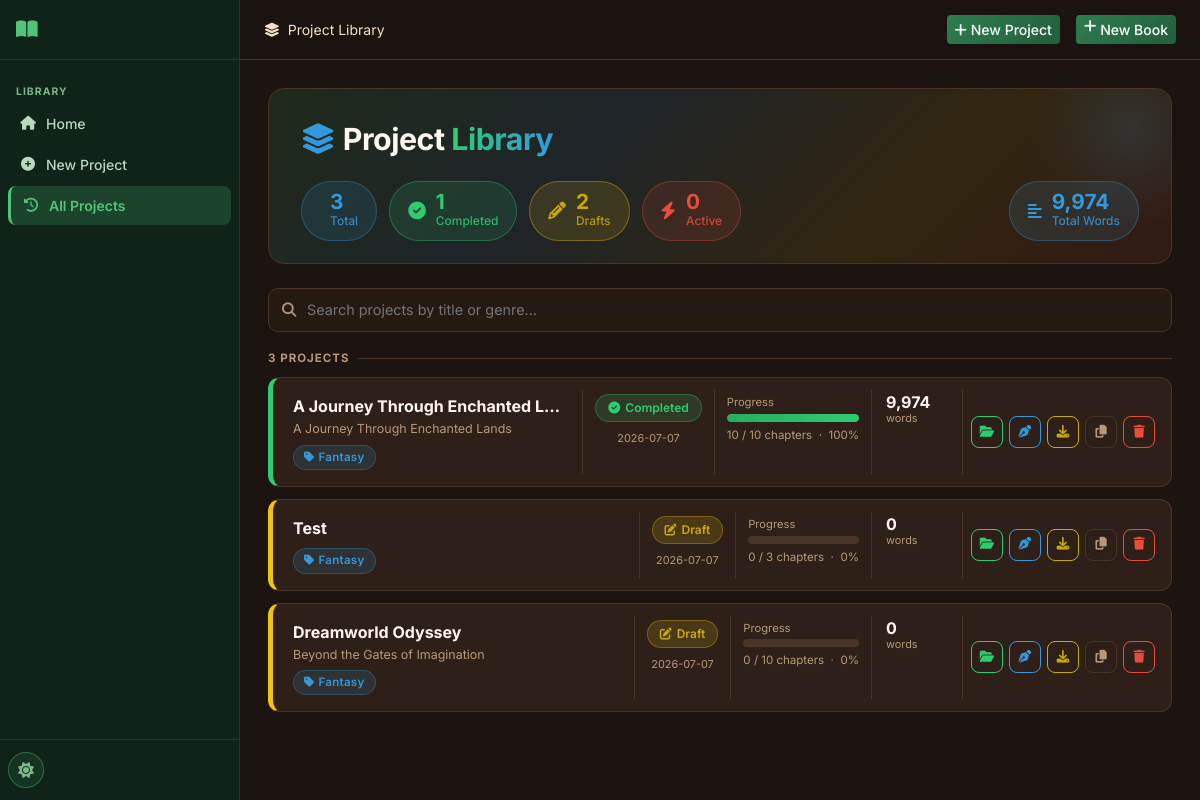
The app's page /history with its own data.
### tables this page shows
CREATE TABLE projects (
    id INTEGER PRIMARY KEY AUTOINCREMENT,
    title TEXT NOT NULL,
    subtitle TEXT DEFAULT '',
    genre TEXT DEFAULT 'Fantasy',
    audience TEXT DEFAULT 'Adult',
    description TEXT DEFAULT '',
    language TEXT DEFAULT 'English',
    story_type TEXT DEFAULT 'Novel',
    writing_style TEXT DEFAULT 'Descriptive',
    point_of_view TEXT DEFAULT 'Third Person Limited',
    tense TEXT DEFAULT 'Past',
    tone TEXT DEFAULT 'Adventurous',
    num_chapters INTEGER DEFAULT 10,
    words_per_chapter INTEGER DEFAULT 2000,
    creativity_level TEXT DEFAULT 'balanced',
    temperature REAL DEFAULT 0.7,
    top_p REAL DEFAULT 0.9,
    max_tokens INTEGER DEFAULT 4096,
    status TEXT DEFAULT 'draft',
    current_chapter INTEGER DEFAULT 0,
    total_words INTEGER DEFAULT 0,
    cover_prompt TEXT DEFAULT '',
    include_images INTEGER DEFAULT 0,
    images_per_chapter INTEGER DEFAULT 1,
    image_style TEXT DEFAULT 'Realistic',
    created_at TIMESTAMP DEFAULT CURRENT_TIMESTAMP,
    updated_at TIMESTAMP DEFAULT CURRENT_TIMESTAMP
);

### routes/main.py (the view)
@bp.route('/history')
def history():
    db = get_db()
    projects = db.execute('SELECT * FROM projects ORDER BY updated_at DESC').fetchall()
    return render_template('history.html', projects=projects)

### database/__init__.py (called while the page is built)
def get_db():
    if 'db' not in g:
        db_path = current_app.config['DATABASE']
        os.makedirs(os.path.dirname(db_path), exist_ok=True)
        g.db = sqlite3.connect(db_path)
        g.db.row_factory = sqlite3.Row
        g.db.execute('PRAGMA foreign_keys = ON')
        g.db.execute('PRAGMA journal_mode = WAL')
    return g.db

### utils/helpers.py (called while the page is built)
def get_setting(db, key, default=''):
    row = db.execute('SELECT value FROM settings WHERE key = ?', (key,)).fetchone()
    return row['value'] if row else default

### templates/history.html (shortened to what this page needs)
{% extends "base.html" %}
{% block breadcrumb %}<i class="fas fa-layer-group me-2"></i>Project Library{% endblock %}
{% block topnav_actions %}
<a href="{{ url_for('projects.new_project') }}" class="btn btn-primary btn-sm me-2">
  <i class="fas fa-plus me-1"></i>New Project
</a>
{% endblock %}
{% block content %}
{% set total     = projects | length %}
{% set completed = projects | selectattr('status', 'equalto', 'completed') | list | length %}
{% set drafts    = projects | selectattr('status', 'equalto', 'draft')     | list | length %}
{% set active    = projects | rejectattr('status', 'in', ['completed','draft']) | list | length %}
{% set total_words = projects | sum(attribute='total_words') %}
<div class="lib-hero">
  <div class="lib-hero-title"><i class="fas fa-layer-group me-2" style="color:var(--hl-blue)"></i>Project <span>Library</span></div>
  <div class="stat-pills">
    <div class="stat-pill sp-blue">
      <div><div class="sp-num">{{ total }}</div><div class="sp-label">Total</div></div>
    </div>
    <div class="stat-pill sp-green">
      <i class="fas fa-check-circle" style="font-size:1.1rem"></i>
      <div><div class="sp-num">{{ completed }}</div><div class="sp-label">Completed</div></div>
    </div>
    <div class="stat-pill sp-lemon">
      <i class="fas fa-pencil-alt" style="font-size:1.1rem"></i>
      <div><div class="sp-num">{{ drafts }}</div><div class="sp-label">Drafts</div></div>
    </div>
    <div class="stat-pill sp-red">
      <i class="fas fa-bolt" style="font-size:1.1rem"></i>
      <div><div class="sp-num">{{ active }}</div><div class="sp-label">Active</div></div>
    </div>
    <div class="stat-pill sp-blue" style="margin-left:auto">
      <i class="fas fa-align-left" style="font-size:1rem"></i>
      <div><div class="sp-num">{{ '{:,}'.format(total_words) }}</div><div class="sp-label">Total Words</div></div>
    </div>
  </div>
</div>
{% if projects %}
<div class="lib-search-wrap">
  <i class="fas fa-search"></i>
  <input class="lib-search" id="libSearch" type="text" placeholder="Search projects by title or genre…" oninput="filterCards()">
</div>
<div class="lib-section-label">{{ total }} Project{{ 's' if total != 1 }}</div>
<div class="project-cards" id="projectCards">
  {% for p in projects %}
  {% set pct = (p.current_chapter / p.num_chapters * 100) | int if p.num_chapters else 0 %}
  {% set sc = 'sc-' + p.status if p.status in ['completed','draft','generating','paused'] else 'sc-default' %}
  {% set pb = 'pb-' + p.status if p.status in ['completed','draft','generating','paused'] else 'pb-default' %}
  <div class="pcard status-{{ p.status }}" data-title="{{ p.title | lower }}" data-genre="{{ p.genre | lower }}">
    <div class="pcard-main">
      <div class="pcard-title">{{ p.title }}</div>
      {% if p.subtitle %}<div class="pcard-subtitle">{{ p.subtitle }}</div>{% endif %}
      <div class="genre-chip"><i class="fas fa-tag me-1"></i>{{ p.genre }}</div>
    </div>
    <div class="pcard-meta">
      <span class="status-chip {{ sc }}">
        {% if p.status == 'completed' %}<i class="fas fa-check-circle"></i>
        {% elif p.status == 'generating' %}<i class="fas fa-spinner fa-spin"></i>
        {% elif p.status == 'paused' %}<i class="fas fa-pause-circle"></i>
        {% else %}<i class="fas fa-edit"></i>{% endif %}
        {{ p.status | title }}
      </span>
      <div class="stat-unit mt-1">{{ p.updated_at[:10] }}</div>
    </div>
    <div class="pcard-prog">
      <div class="lib-prog-label">Progress</div>
      <div class="lib-progress">
        <div class="lib-progress-bar {{ pb }}" style="width:{{ pct }}%"></div>
      </div>
      <div class="lib-pct">{{ p.current_chapter }} / {{ p.num_chapters }} chapters &nbsp;·&nbsp; {{ pct }}%</div>
    </div>
    <div class="pcard-stats">
      <div>
        <div class="stat-num">{{ '{:,}'.format(p.total_words) }}</div>
        <div class="stat-unit">words</div>
      </div>
    </div>
    <div class="pcard-acts">
      <a href="{{ url_for('projects.project_detail', project_id=p.id) }}" class="act-btn act-green" title="Open project">
        <i class="fas fa-folder-open"></i>
      </a>
      <a href="{{ url_for('editor.editor_page', project_id=p.id) }}" class="act-btn act-blue" title="Open editor">
        <i class="fas fa-pen-nib"></i>
      </a>
      <a href="{{ url_for('exports.export_page', project_id=p.id) }}" class="act-btn act-lemon" title="Export">
        <i class="fas fa-download"></i>
      </a>
      <form method="POST" action="{{ url_for('projects.duplicate_project', project_id=p.id) }}" style="display:inline">
        <button type="submit" class="act-btn act-neutral" title="Duplicate">
          <i class="fas fa-copy"></i>
        </button>
      </form>
      <button class="act-btn act-red" onclick="confirmDelete({{ p.id }}, '{{ p.title | e }}')" title="Delete">
        <i class="fas fa-trash"></i>
      </button>
    </div>
  </div>
  {% endfor %}
</div>
{% endif %}
{% endblock %}

### static/css/style.css (style rules this page uses)
:root { --primary: #2e7d4f; --primary-hover: #235e3c; --primary-light: rgba(46, 125, 79, 0.15); --secondary: #c0392b; --secondary-light: rgba(192, 57, 43, 0.15); --accent: #2471a3; --accent-light: rgba(36, 113, 163, 0.15); --warning-color: #c9920a; --warning-light: rgba(201, 146, 10, 0.15); --brown: #795548; --brown-light: #a1887f; --success: #27ae60; --warning: #c9920a; --danger: #c0392b; --info: #2471a3; --sidebar-width: 240px; --topnav-height: 60px; --border-radius: 12px; --border-radius-sm: 8px; --transition: 0.2s ease; }
[data-theme="dark"] { --bg: #1c1410; --bg-secondary: #251a12; --bg-card: #2e2018; --bg-card-hover: #3a2820; --bg-input: #251a12; --border-color: #4a3428; --text: #f0e0c8; --text-muted: #b89878; --text-heading: #fff8f0; --sidebar-bg: #0f2318; --topnav-bg: rgba(28, 20, 16, 0.96); --scrollbar-track: #251a12; --scrollbar-thumb: #4a3428; --bs-body-bg: #1c1410; --bs-body-color: #f0e0c8; --bs-card-bg: #2e2018; --bs-card-border-color: #4a3428; --bs-border-color: #4a3428; --bs-modal-bg: #2e2018; --bs-modal-border-color: #4a3428; --bs-dropdown-bg: #2e2018; --bs-dropdown-border-color: #4a3428; --bs-dropdown-link-color: #f0e0c8; --bs-dropdown-link-hover-bg: #3a2820; --bs-tertiary-bg: #251a12; --bs-secondary-bg: #251a12; --bs-body-color-rgb: 240, 224, 200; --bs-body-bg-rgb: 28, 20, 16; --bs-table-color: #f0e0c8; --bs-table-bg: transparent; --bs-table-hover-color: #f0e0c8; --bs-table-hover-bg: rgba(255,255,255,0.05); --bs-table-striped-color: #f0e0c8; --bs-table-striped-bg: rgba(255,255,255,0.03); --bs-table-active-color: #f0e0c8; --bs-table-active-bg: rgba(255,255,255,0.07); --bs-table-border-color: #4a3428; }
*, *::before, *::after { box-sizing: border-box; }
html { scroll-behavior: smooth; }
body { font-family: 'Inter', -apple-system, BlinkMacSystemFont, sans-serif; background: var(--bg); color: var(--text); min-height: 100vh; display: flex; overflow-x: hidden; transition: background var(--transition), color var(--transition); }
a { color: var(--primary); }
.status-draft { background: rgba(141,110,99,0.2); color: #bcaaa4; }
.status-completed { background: rgba(46,125,79,0.2); color: #52c47a; }
.btn-primary { background: linear-gradient(135deg, #2e7d4f, #235e3c); border: none; color: #fff; font-weight: 500; }

### records on screen
projects: title "A Journey Through Enchanted L…", subtitle "A Journey Through Enchanted Lands", genre "Fantasy", status "Completed", updated_at "2026-07-07", current_chapter "10", num_chapters "10", pct "100", total_words "9,974"
projects: title "Test", genre "Fantasy", status "Draft", updated_at "2026-07-07", current_chapter "0", num_chapters "3", pct "0", total_words "0"
projects: title "Dreamworld Odyssey", subtitle "Beyond the Gates of Imagination", genre "Fantasy", status "Draft", updated_at "2026-07-07", current_chapter "0", num_chapters "10", pct "0", total_words "0"

### other values on screen
{{ total }} "3"
{{ completed }} "1"
{{ drafts }} "2"
{{ active }} "0"
{{ '{:,}'.format(total_words) }} "9,974"
{{ 's' if total != 1 }} "S"
